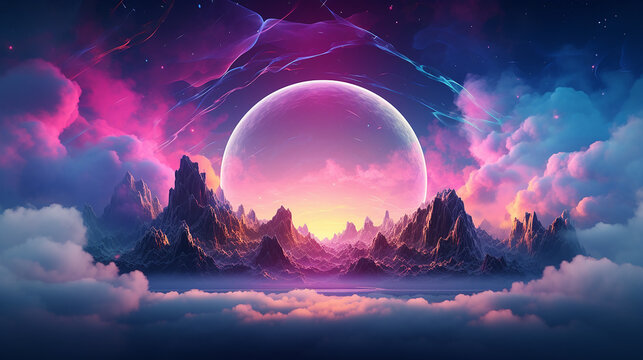
#> input picture resources/img.jpg, 643 x 360 px
$ python 17-Chapter_17.py
#> lines starting #> are read from the running program, lines starting #| are printed output that depends on the picture
# joining two images

import cv2 as cv
import numpy as np


img = cv.imread("resources/img.jpg")
#> img is the input picture: shape (360, 643, 3); mean B, G, R 123, 74.5, 92.9


# stacking sme image

#1- Horizntal
hor_img = np.hstack((img,img))
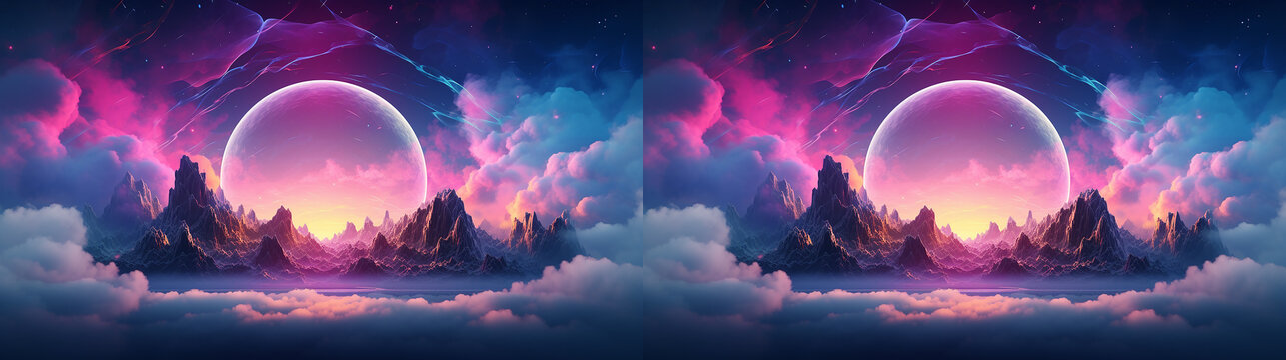
#> hor_img: shape (360, 1286, 3); mean B, G, R 123, 74.5, 92.9

#2-Vertical stack

ver_img = np.vstack((img,img))
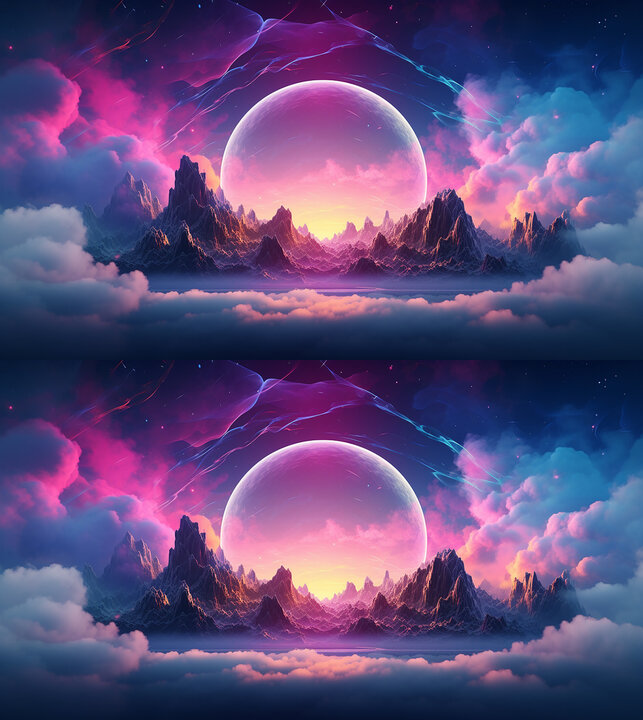
#> ver_img: shape (720, 643, 3); mean B, G, R 123, 74.5, 92.9


# cv.imshow("Horizontal", hor_img)
cv.imshow("Vertical", ver_img)

cv.waitKey(0)
cv.destroyAllWindows()


#prablams
#you can only stack images with same shape (width,height,color channel)
# we can not reszie the stack image (function)
# same number of channels np function
(600,500,3)
# assiment
# you have to define a function to stack multiple images of diferent sizes and tunes

$ run again, with resources/faces.jpg copied over resources/img.jpg
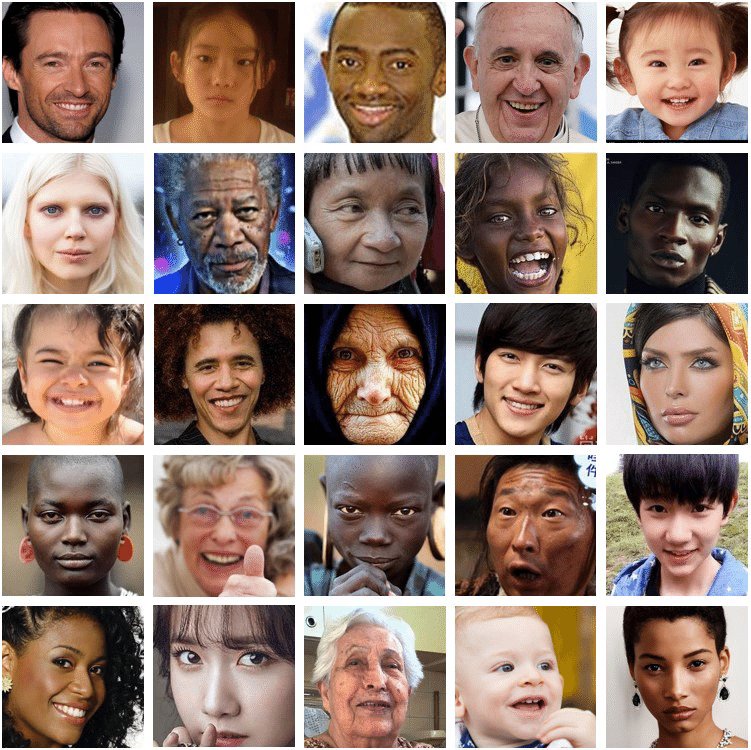
#> input picture resources/faces.jpg, 751 x 750 px
#> img is the input picture: shape (750, 751, 3); mean B, G, R 113.2, 124.5, 147
#> `hor_img = np.hstack((img,img))`:
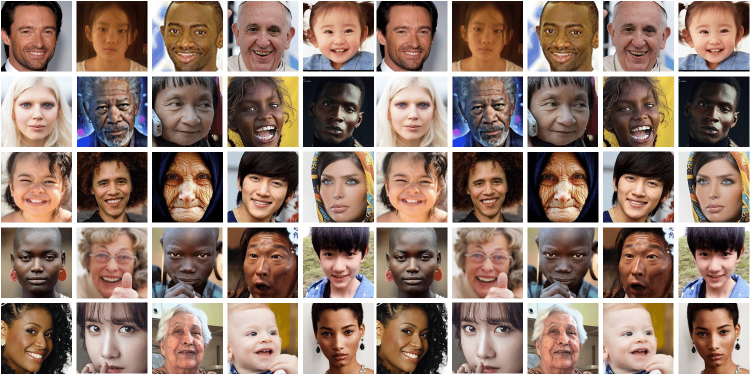
#> hor_img: shape (750, 1502, 3) (shown at 1/2 size); mean B, G, R 113.2, 124.5, 147
#> `ver_img = np.vstack((img,img))`:
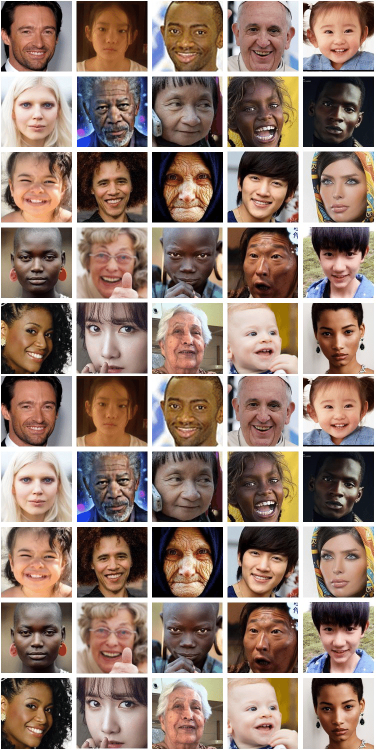
#> ver_img: shape (1500, 751, 3) (shown at 1/2 size); mean B, G, R 113.2, 124.5, 147
